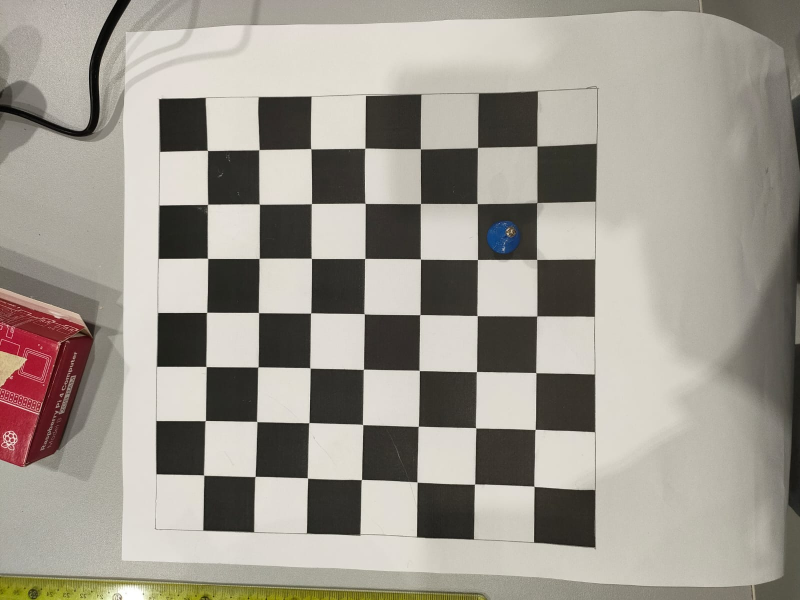
#> input picture tests/WhatsApp Image 2021-12-17 at 4.46.27 PM (2).jpeg, 1600 x 1200 px, given in place of img.png, which was not available (shown at 1/2 size)
$ python cpr.py
#> lines starting #> are read from the running program, lines starting #| are printed output that depends on the picture; after the words box and inside, x2 and y2 are one past the last pixel; in counts of white or black regions, pixels touching at a corner belong together; pictures that were not available may be replaced by others from this repository, and a replacement may not be noted
import cv2
import numpy as np

#Take a picture once the button has been pressed
def snap():
    vid = cv2.VideoCapture(1, cv2.CAP_DSHOW)
    ret, img = vid.read()
    cv2.imwrite("img.png", img)
    cv2.imshow("img", img)
    cv2.waitKey()
    return img

#function for drawing circles or numbers (if flag) for debugging
def draw(img,start, end, flag = False, n = 0):
    cv2.circle(img, (start, end), 3, (0,0,255), -1)
    if (flag):
        cv2.putText(img, str(n), (start, end), cv2.FONT_HERSHEY_SIMPLEX, 0.5, (255, 0, 0))


#function to show an opencv img for debugging
def show(img):
    cv2.imshow("img", img)
    cv2.waitKey()

#draw numbered dots on chess board corners
def numbered(img, final):
    n = 0
    print(final)
    for i in final:
        cv2.putText(img, str(n), (i[0], i[1]),
                    cv2.FONT_HERSHEY_SIMPLEX, 0.5, (255, 0, 0))
        cv2.circle(img, (i[0], i[1]), 3, 255, -1)
        n = n+1
    return img

#Crop the picture taken to only include the area of interest (only once before the game starts)
#findchesscorners is almost 100% accurate, but can't show the outer corners; it can't detect shit when there are pieces
#For this function to work, the top left and bottom right squares have to be black
def crop(img):
    gray = cv2.cvtColor(img, cv2.COLOR_RGB2GRAY)
    returnCode, corners = cv2.findChessboardCorners(gray, (7, 7), None)
    c = []
    for i in corners.tolist():
        c.append(i[0])
    startrows = int(c[48][0]-(c[41][0]-c[48][0])*1.3)
    startcolumns = int(c[48][1]-(c[47][1]-c[48][1])*1.30)
    endrows = int(c[0][0]+(c[0][0]-c[7][0])*1.30)
    endcolumns = int(c[0][1]+(c[0][1]-c[1][1])*1.30)
    stC = min(endcolumns, startcolumns)
    edC = max(endcolumns, startcolumns)
    stR = min(endrows, startrows)
    edR = max(endrows, startrows)
    cropped = img[stC:edC, stR:edR]
    return cropped, (stC, edC, stR, edR)

#Divide the chess board into 64 squares that each contain a chess piece or not (only once before the game starts)
#goodFeats is not accurate, but shows the corners even when there are pieces on the chess board
def goodFeats(img):
    gray = cv2.cvtColor(img, cv2.COLOR_BGR2GRAY)
    corners = cv2.goodFeaturesToTrack(gray, 81, 0.01, 10)

    corners = np.int0(corners)
    goodFeatsList = []
    for p in corners.tolist():
        goodFeatsList.append(p[0])
    return goodFeatsList

def sortIt(goodFeatsList):
    points = sorted(goodFeatsList)
    final = []
    for i in range(8, -1, -1):
        temp = []
        for j in points[9*i:9+9*i]:
            temp.append(j)
        temp.sort(key=lambda k: (-k[1], k[0]), reverse=False)
        for k in temp:
            final.append(k)
    return final

def debug():
    img = cv2.imread("img.png")
#> img is the input picture: shape (1200, 1600, 3); mean B, G, R 143.7, 153, 158.5
    img, cropCR = crop(img)
#> in crop, `gray = cv2.cvtColor(img, cv2.COLOR_RGB2GRAY)`:
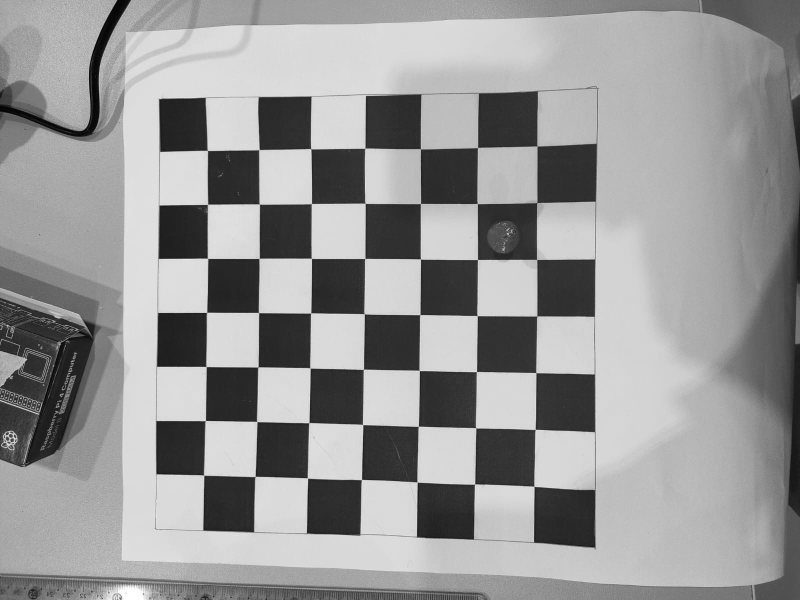
#> gray: shape (1200, 1600) (shown at 1/2 size); min 0, max 255, mean 150.9
#> in crop, `returnCode, corners = cv2.findChessboardCorners(gray, (7, 7), None)`: returnCode = True; corners = 49 rows, first 8: [1074.5, 292.7], [1074.3, 405.5], [1074.1, 519.4], [1074.3, 632.4], [1072.1, 745.7], [1070.8, 859.3], [1068.4, 973], [955.7, 295.4]
#> the loop in crop, `for i in corners.tolist():` made 49 passes
#> i on passes 1 to 12: [[1074.5, 292.7]], [[1074.3, 405.5]], [[1074.1, 519.4]], [[1074.3, 632.4]], [[1072.1, 745.7]], [[1070.8, 859.3]], [[1068.4, 973]], [[955.7, 295.4]], [[955, 407.6]], [[955.5, 519.5]], [[954.8, 631.6]], [[953.7, 743.5]]
#> after the loop in crop, `for i in corners.tolist():`: c = 49 pairs, first value 408.2 to 1074.5, second value 292.7 to 973
#> in crop, `startrows = int(c[48][0]-(c[41][0]-c[48][0])*1.3)`: startrows = 274
#> in crop, `startcolumns = int(c[48][1]-(c[47][1]-c[48][1])*1.30)`: startcolumns = 1092
#> in crop, `endrows = int(c[0][0]+(c[0][0]-c[7][0])*1.30)`: endrows = 1228
#> in crop, `endcolumns = int(c[0][1]+(c[0][1]-c[1][1])*1.30)`: endcolumns = 145
#> in crop, `edC = max(endcolumns, startcolumns)`: edC = 1092
#> in crop, `stR = min(endrows, startrows)`: stR = 274
#> in crop, `edR = max(endrows, startrows)`: edR = 1228
#> in crop, `cropped = img[stC:edC, stR:edR]`:
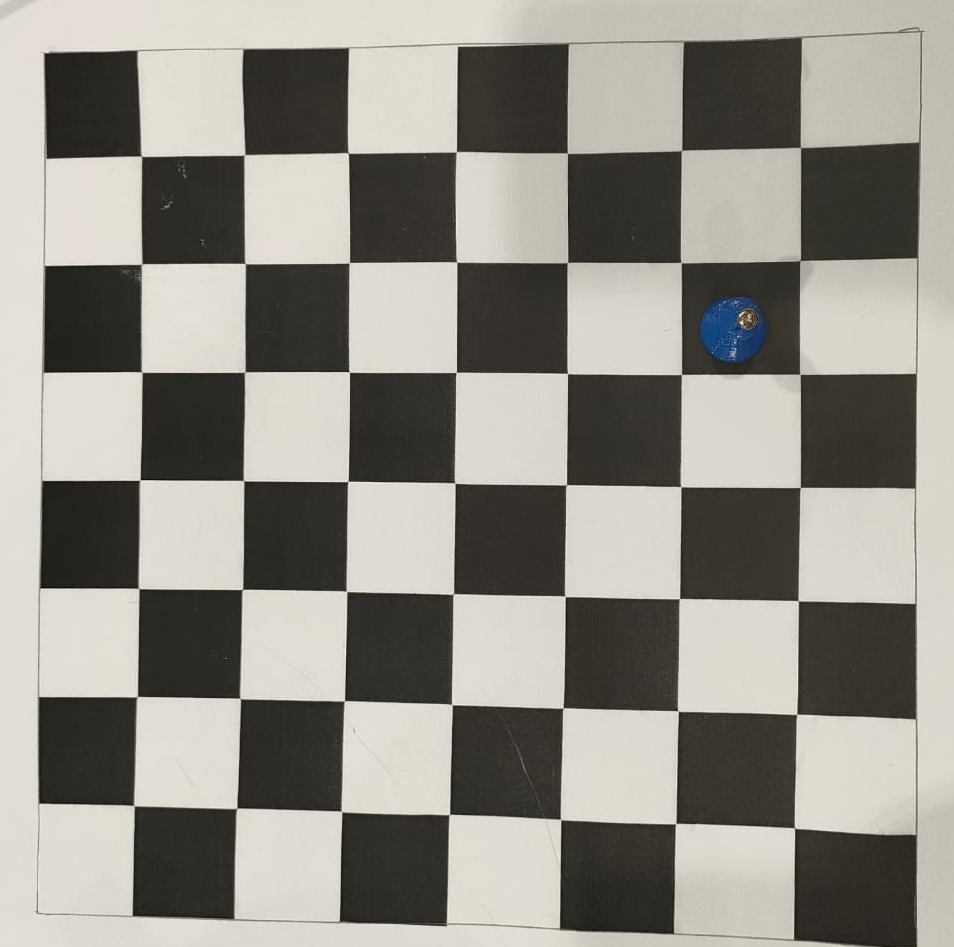
#> cropped: shape (947, 954, 3); mean B, G, R 135.5, 142.6, 145.9
#> cropCR = (145, 1092, 274, 1228)
    goodFeatsList = goodFeats(img)
#> in goodFeats, `corners = cv2.goodFeaturesToTrack(gray, 81, 0.01, 10)`: corners = 81 rows, first 8: [141, 479], [348, 371], [565, 486], [238, 807], [564, 707], [564, 595], [343, 702], [245, 482]
#> the loop in goodFeats, `for p in corners.tolist():` made 81 passes
#> p on passes 1 to 12: [[141, 479]], [[348, 371]], [[565, 486]], [[238, 807]], [[564, 707]], [[564, 595]], [[343, 702]], [[245, 482]], [[679, 712]], [[566, 372]], [[348, 264]], [[453, 706]]
#> after the loop in goodFeats, `for p in corners.tolist():`: goodFeatsList = 81 pairs, first value 39 to 917, second value 38 to 939
    final = sortIt(goodFeatsList)
#> in sortIt, `points = sorted(goodFeatsList)`: points has the same summary as goodFeatsList in goodFeats
#> final has the same summary as goodFeatsList in goodFeats
    img = numbered(img, final)
#> (printed output is left out)
#> the loop in numbered, `for i in final:` made 81 passes
#> i on passes 1 to 12: [915, 836], [915, 718], [915, 604], [914, 487], [801, 375], [915, 374], [801, 260], [917, 258], [801, 148], [794, 939], [795, 829], [798, 713]
#> after the loop in numbered, `for i in final:`:
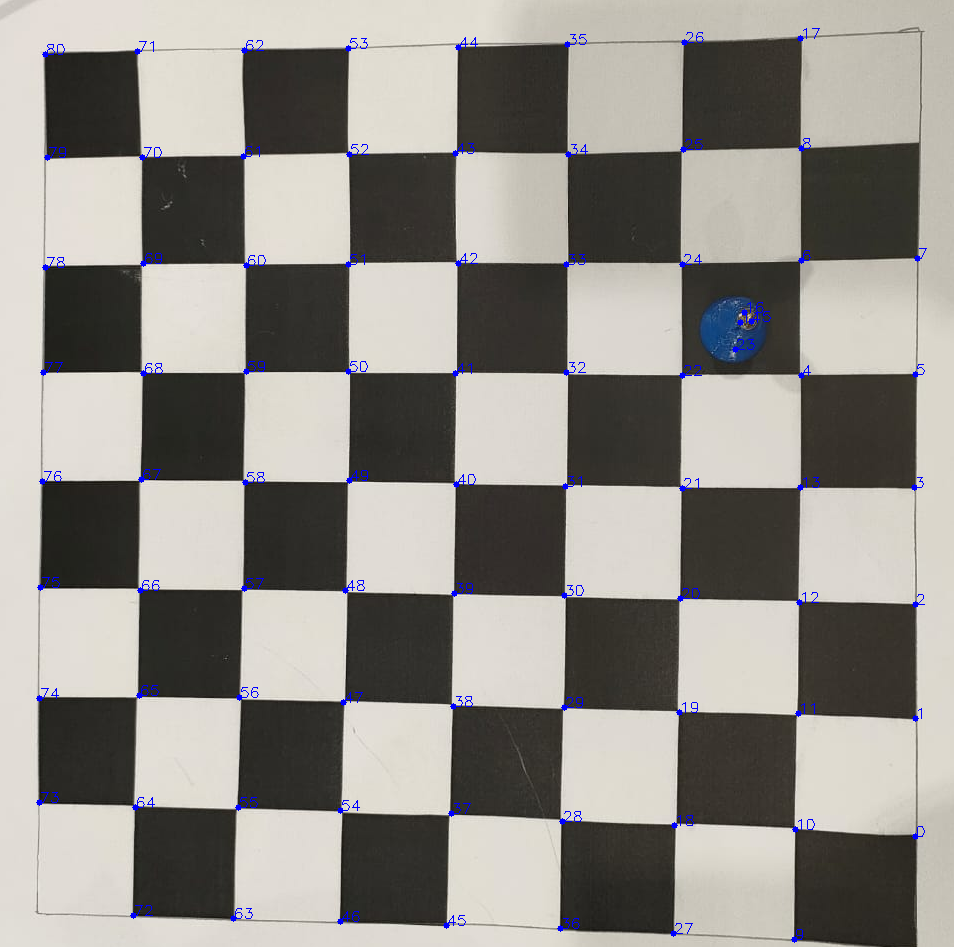
#> img: shape (947, 954, 3); 0.65% of pixels changed, all inside (x1, y1, x2, y2) = (36, 28, 927, 943)
#> after the loop in numbered, `for i in final:`: n = 81
    cv2.imshow("img",img)
    cv2.waitKey()

debug()

def once():
    #button pressed, image taken
    img = snap()
    #image cropped
    img, cropCR = crop(img)
    #detect chess corners
    goodFeatsList = goodFeats(img)
    #get sorted chess corners list
    final = sortIt(goodFeatsList)
    return cropCR, final

def tillEnd(cropCR, final):
    #button pressed, image taken
    img = snap()
    #crop the image according to the prev detected startCols, endCols, startRows, endRows
    img = img[cropCR[0]:cropCR[1], cropCR[2]:cropCR[3]]


"""
if __name__ == "__main__":
    main()
"""

$ run again, on tests/WhatsApp Image 2021-12-17 at 4.46.27 PM.jpeg
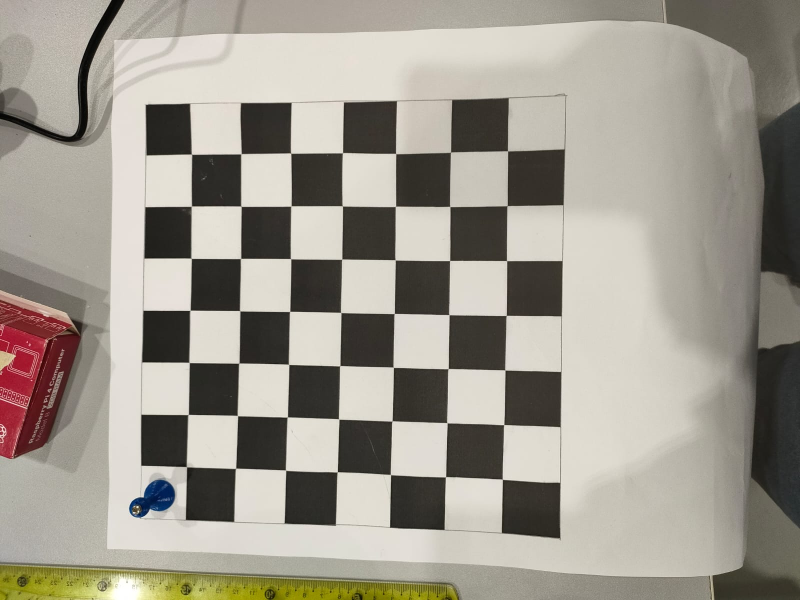
#> input picture tests/WhatsApp Image 2021-12-17 at 4.46.27 PM.jpeg, 1600 x 1200 px, given in place of img.png, which was not available (shown at 1/2 size)
#> in debug, img is the input picture: shape (1200, 1600, 3); mean B, G, R 141.7, 152.4, 157.6
#> in crop, `gray = cv2.cvtColor(img, cv2.COLOR_RGB2GRAY)`:
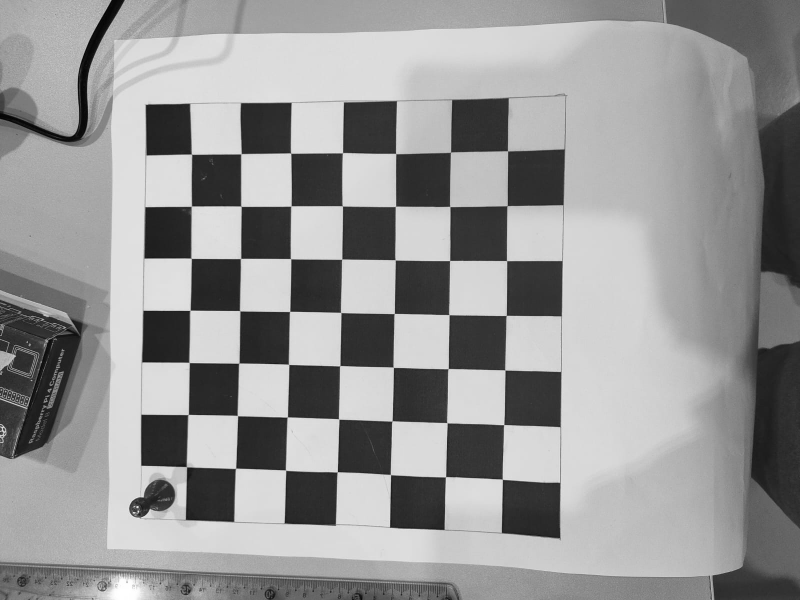
#> gray: shape (1200, 1600) (shown at 1/2 size); min 0, max 255, mean 149.8
#> in crop, `returnCode, corners = cv2.findChessboardCorners(gray, (7, 7), None)`: returnCode = True; corners = 49 rows, first 8: [1015.5, 302.3], [1014.7, 411.9], [1013.7, 521.8], [1012.8, 631.4], [1010.3, 740.5], [1008, 849.6], [1005.1, 959], [901.6, 304.7]
#> the loop in crop, `for i in corners.tolist():` made 49 passes
#> after the loop in crop, `for i in corners.tolist():`: c = 49 pairs, first value 373.6 to 1015.5, second value 302.3 to 959
#> startrows = 245
#> startcolumns = 1070
#> endrows = 1163
#> endcolumns = 159
#> edC = 1070
#> stR = 245
#> edR = 1163
#> cropCR = (159, 1070, 245, 1163)
#> in goodFeats, `corners = cv2.goodFeaturesToTrack(gray, 81, 0.01, 10)`: corners = 81 rows, first 8: [431, 784], [21, 866], [31, 854], [436, 465], [761, 801], [436, 572], [538, 685], [764, 690]
#> the loop in goodFeats, `for p in corners.tolist():` made 81 passes
#> after the loop in goodFeats, `for p in corners.tolist():`: goodFeatsList = 81 pairs, first value 21 to 881, second value 37 to 906
#> points has the same summary as goodFeatsList in goodFeats
#> final has the same summary as goodFeatsList in goodFeats
#> (printed output is left out)
#> the loop in numbered, `for i in final:` made 81 passes
#> i on passes 1 to 8: [875, 806], [875, 694], [876, 585], [877, 472], [770, 364], [879, 363], [771, 252], [881, 251]
#> after the loop in numbered, `for i in final:`:
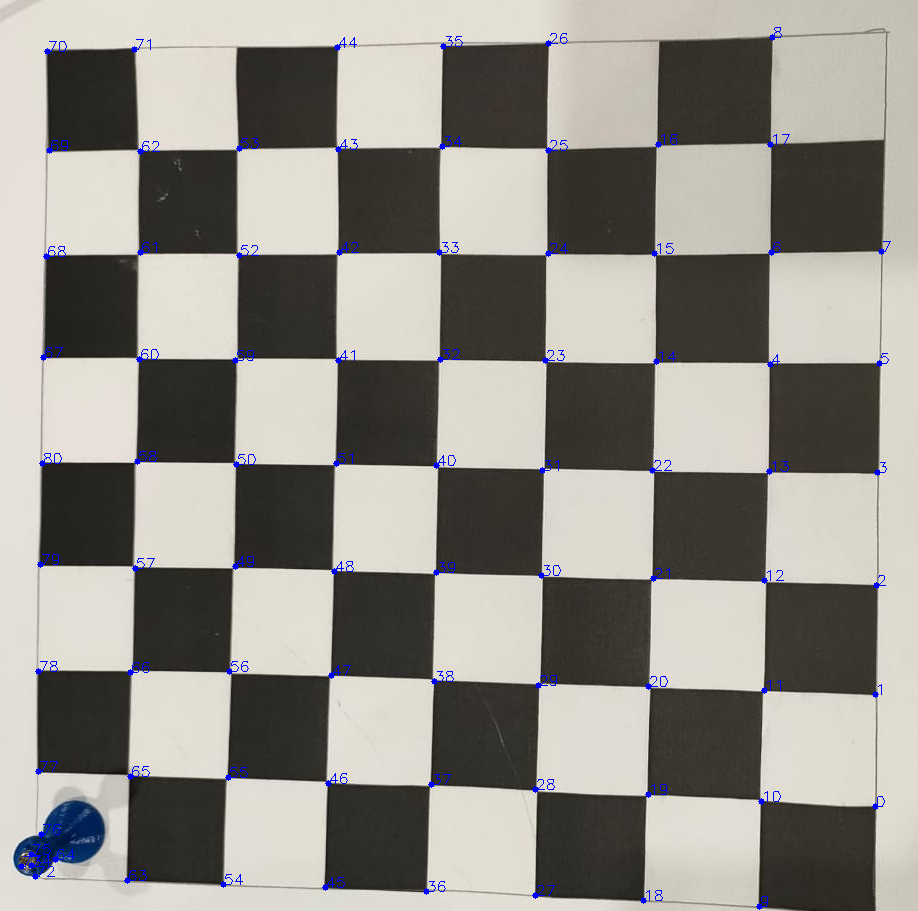
#> img: shape (911, 918, 3); mean B, G, R 137.1, 143.2, 146.6
#> after the loop in numbered, `for i in final:`: n = 81

$ run again, on tests/WhatsApp Image 2021-12-17 at 4.46.28 PM.jpeg
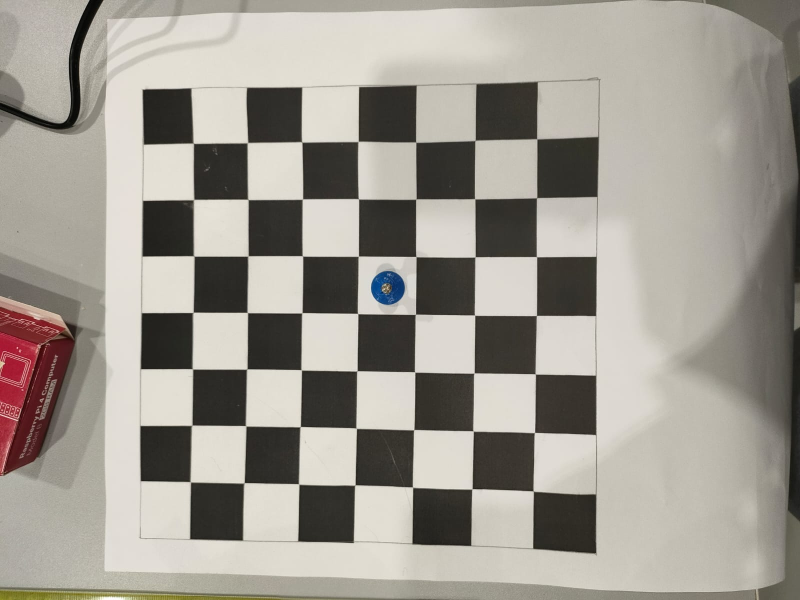
#> input picture tests/WhatsApp Image 2021-12-17 at 4.46.28 PM.jpeg, 1600 x 1200 px, given in place of img.png, which was not available (shown at 1/2 size)
#> in debug, img is the input picture: shape (1200, 1600, 3); mean B, G, R 144.8, 153.4, 158.3
#> in crop, `gray = cv2.cvtColor(img, cv2.COLOR_RGB2GRAY)`:
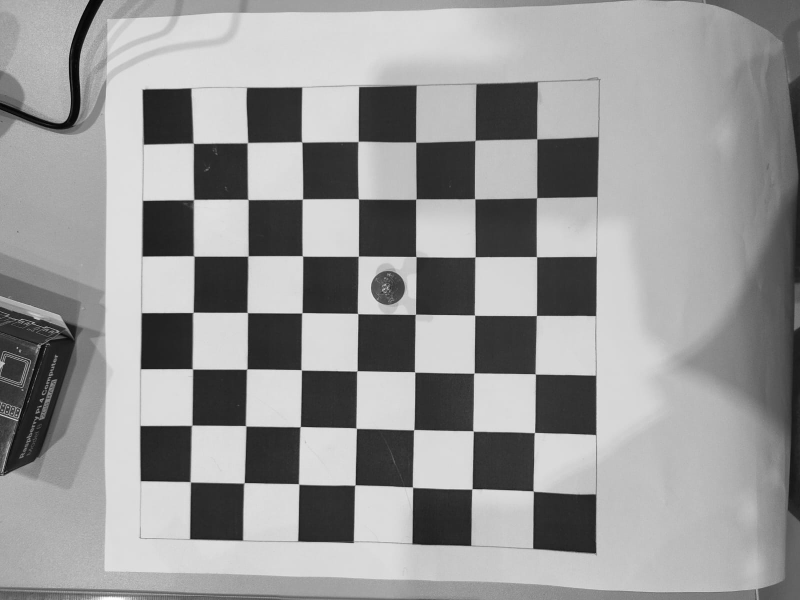
#> gray: shape (1200, 1600) (shown at 1/2 size); min 0, max 255, mean 151.4
#> in crop, `returnCode, corners = cv2.findChessboardCorners(gray, (7, 7), None)`: returnCode = True; corners = 49 rows, first 8: [1074.3, 278.4], [1073.6, 396.3], [1073.4, 513.7], [1073.3, 631.4], [1070.9, 748.3], [1069.5, 865.2], [1066.6, 982.3], [950.7, 281.1]
#> the loop in crop, `for i in corners.tolist():` made 49 passes
#> after the loop in crop, `for i in corners.tolist():`: c = 49 pairs, first value 381.7 to 1074.3, second value 278.4 to 982.3
#> startrows = 241
#> startcolumns = 1112
#> endrows = 1234
#> endcolumns = 125
#> edC = 1112
#> stR = 241
#> edR = 1234
#> cropCR = (125, 1112, 241, 1234)
#> in goodFeats, `corners = cv2.goodFeaturesToTrack(gray, 81, 0.01, 10)`: corners = 81 rows, first 8: [590, 387], [366, 389], [588, 618], [591, 503], [476, 504], [475, 616], [583, 848], [471, 844]
#> the loop in goodFeats, `for p in corners.tolist():` made 81 passes
#> after the loop in goodFeats, `for p in corners.tolist():`: goodFeatsList = 81 pairs, first value 40 to 955, second value 39 to 980
#> points has the same summary as goodFeatsList in goodFeats
#> final has the same summary as goodFeatsList in goodFeats
#> (printed output is left out)
#> the loop in numbered, `for i in final:` made 81 passes
#> i on passes 1 to 8: [950, 980], [950, 864], [950, 744], [950, 627], [950, 506], [834, 390], [951, 389], [953, 268]
#> after the loop in numbered, `for i in final:`:
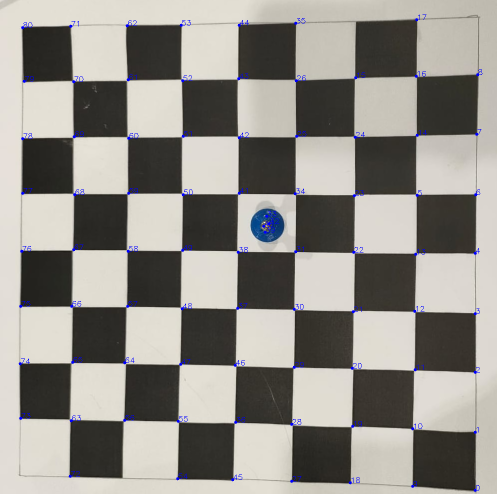
#> img: shape (987, 993, 3) (shown at 1/2 size); mean B, G, R 136.3, 142.2, 145.3
#> after the loop in numbered, `for i in final:`: n = 81
